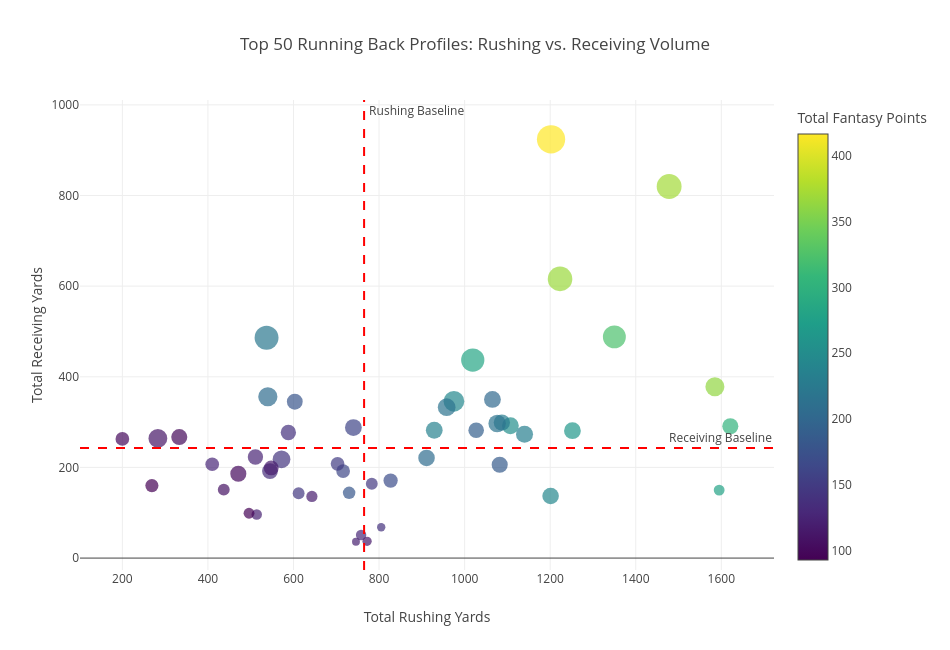

Source (notebook cell):
### Markdown cell above
## Chart 2: Top 50 Running Back Profiles (Scatter Plot with Quadrants)

Visualization Type: Multivariable Scatter Plot with Quadrant Medians

Variables Plotted: 
  - X-axis: Total Rushing Yards (Rushing Yards)
  - Y-axis: Total Receiving Yards (Receiving Yards)
  - Marker Size: # of Receptions (Receptions)
  - Marker Color: Total Fantasy Points (PTS)
  - Quadrant Lines: Red lines placed at the median values for Rushing Yards and Receiving Yards

Purpose: This visualization evaluates player versatility and role archetypes among the top 50 running backs by mapping ground production against pass-catching production.

Insights & Intepretation: Fantasy managers with this chart can look up certain players to see which of the quadrants they fall in and thus, gain or meddle confidence in a player for their fantasy team. In general, running backs that are in the upper right of the graph are the best at producing fantasy points.

However, there is some nuance as many managers (such as myself) want running backs who are capable of catching passes to increase opportunities for scoring points more consistently throughout the season. Thus, the coloring scale and size of the dots gives this information visually to give a more complete profile of a running back.

### Code cell
# Running back quadrants

rb_test = df[(df['POS'] == 'RB') & (df['PTS'] > 0)].copy()
rb_test = rb_test.sort_values(by = 'PTS', ascending = False).head(50)

mid_x = rb_test['Rushing Yards'].median()
mid_y = rb_test['Receiving Yards'].median()

fig_test = px.scatter(
    rb_test,
    x='Rushing Yards',
    y='Receiving Yards',
    color='PTS',
    size='Receptions',  # Bigger dot = catches more balls
    hover_name='Name',
    title="Top 50 Running Back Profiles: Rushing vs. Receiving Volume",
    labels={
        'Rushing Yards': 'Total Rushing Yards',
        'Receiving Yards': 'Total Receiving Yards',
        'PTS': 'Total Fantasy Points'
    },
    color_continuous_scale=px.colors.sequential.Viridis,
    width=950,
    height=650
)

fig_test.add_vline(x=mid_x, line_dash="dash", line_color="red", annotation_text=" Rushing Baseline")
fig_test.add_hline(y=mid_y, line_dash="dash", line_color="red", annotation_text=" Receiving Baseline")

fig_test.update_layout(hovermode='closest')
fig_test.show()

### Figure 1 — Plotly figure (JSON) as saved in the notebook; plotly's stock layout.template omitted (floating-point values rounded to 4 significant figures)
{"data": [{"hovertemplate": "<b>%{hovertext}</b><br><br>Total Rushing Yards=%{x}<br>Total Receiving Yards=%{y}<br>Receptions=%{marker.size}<br>Total Fantasy Points=%{marker.color}<extra></extra>", "hovertext": ["Christian McCaffrey", "Bijan Robinson", "Jahmyr Gibbs", "Jonathan Taylor", "De'Von Achane", "James Cook", "Chase Brown", "Derrick Henry", "Kyren Williams", "Travis Etienne Jr.", "Ashton Jeanty", "Javonte Williams", "Josh Jacobs", "Saquon Barkley", "D'Andre Swift", "Kenneth Gainwell", "Jaylen Warren", "Rico Dowdle", "RJ Harvey", "TreVeyon Henderson", "Breece Hall", "Kenneth Walker III", "Tony Pollard", "Zach Charbonnet", "Rhamondre Stevenson", "Quinshon Judkins", "David Montgomery", "Tyrone Tracy Jr.", "Woody Marks", "Kyle Monangai", "Kareem Hunt", "Rachaad White", "Jacory Croskey-Merritt", "Bucky Irving", "Omarion Hampton", "Jordan Mason", "Cam Skattebo", "Chuba Hubbard", "Tyler Allgeier", "Blake Corum", "Aaron Jones Sr.", "Kimani Vidal", "J.K. Dobbins", "Tyjae Spears", "Devin Singletary", "Alvin Kamara", "Ty Johnson", "Michael Carter", "Emanuel Wilson", "Bam Knight"], "legendgroup": "", "marker": {"color": [416.6, 370.8, 366.9, 362.3, 322.8, 302.2, 282.6, 279.5, 263.3, 253.9, 245.1, 242.8, 237.1, 232.3, 228.6, 221.3, 217.1, 216.3, 206.6, 206.2, 203.5, 191.9, 185.8, 181.4, 178.8, 169.8, 162.8, 160.8, 151.1, 146.7, 145.5, 143.0, 140.3, 138.5, 135.7, 128.9, 127.7, 125.4, 123.0, 122.2, 118.7, 117.9, 115.9, 111.7, 108.8, 100.7, 100.3, 99.0, 94.5, 92.9], "coloraxis": "coloraxis", "size": [102, 79, 77, 46, 67, 33, 69, 15, 36, 36, 55, 35, 36, 37, 34, 73, 40, 39, 47, 35, 36, 31, 33, 20, 32, 26, 24, 36, 24, 18, 18, 40, 9, 30, 32, 14, 24, 30, 14, 8, 28, 16, 11, 45, 18, 33, 24, 33, 15, 22], "sizemode": "area", "sizeref": 0.255, "symbol": "circle"}, "mode": "markers", "name": "", "orientation": "v", "showlegend": false, "type": "scatter", "x": [1202, 1478, 1223, 1585, 1350, 1621, 1019, 1595, 1252, 1107, 975, 1201, 929, 1140, 1087, 537, 958, 1076, 540, 911, 1065, 1027, 1082, 730, 603, 827, 716, 740, 703, 783, 612, 572, 805, 588, 545, 758, 410, 511, 514, 746, 548, 643, 772, 283, 437, 471, 200, 333, 496, 269], "xaxis": "x", "y": [924, 820, 616, 378, 488, 291, 437, 150, 281, 292, 346, 137, 282, 273, 299, 486, 333, 297, 356, 221, 350, 282, 206, 144, 345, 171, 192, 288, 208, 164, 143, 218, 68, 277, 192, 51, 207, 223, 96, 36, 199, 136, 37, 264, 151, 186, 263, 267, 99, 160], "yaxis": "y"}], "layout": {"annotations": [{"showarrow": false, "text": " Rushing Baseline", "x": 765, "xanchor": "left", "xref": "x", "y": 1, "yanchor": "top", "yref": "y domain"}, {"showarrow": false, "text": " Receiving Baseline", "x": 1, "xanchor": "right", "xref": "x domain", "y": 243, "yanchor": "bottom", "yref": "y"}], "coloraxis": {"autocolorscale": false, "colorbar": {"title": {"text": "Total Fantasy Points"}}, "colorscale": [[0, "#440154"], [0.1111, "#482878"], [0.2222, "#3e4989"], [0.3333, "#31688e"], [0.4444, "#26828e"], [0.5556, "#1f9e89"], [0.6667, "#35b779"], [0.7778, "#6ece58"], [0.8889, "#b5de2b"], [1, "#fde725"]]}, "height": 650, "hovermode": "closest", "legend": {"itemsizing": "constant", "tracegroupgap": 0}, "shapes": [{"line": {"color": "red", "dash": "dash"}, "type": "line", "x0": 765, "x1": 765, "xref": "x", "y0": 0, "y1": 1, "yref": "y domain"}, {"line": {"color": "red", "dash": "dash"}, "type": "line", "x0": 0, "x1": 1, "xref": "x domain", "y0": 243, "y1": 243, "yref": "y"}], "title": {"text": "Top 50 Running Back Profiles: Rushing vs. Receiving Volume"}, "width": 950, "xaxis": {"anchor": "y", "domain": [0, 1], "title": {"text": "Total Rushing Yards"}}, "yaxis": {"anchor": "x", "domain": [0, 1], "title": {"text": "Total Receiving Yards"}}}}
